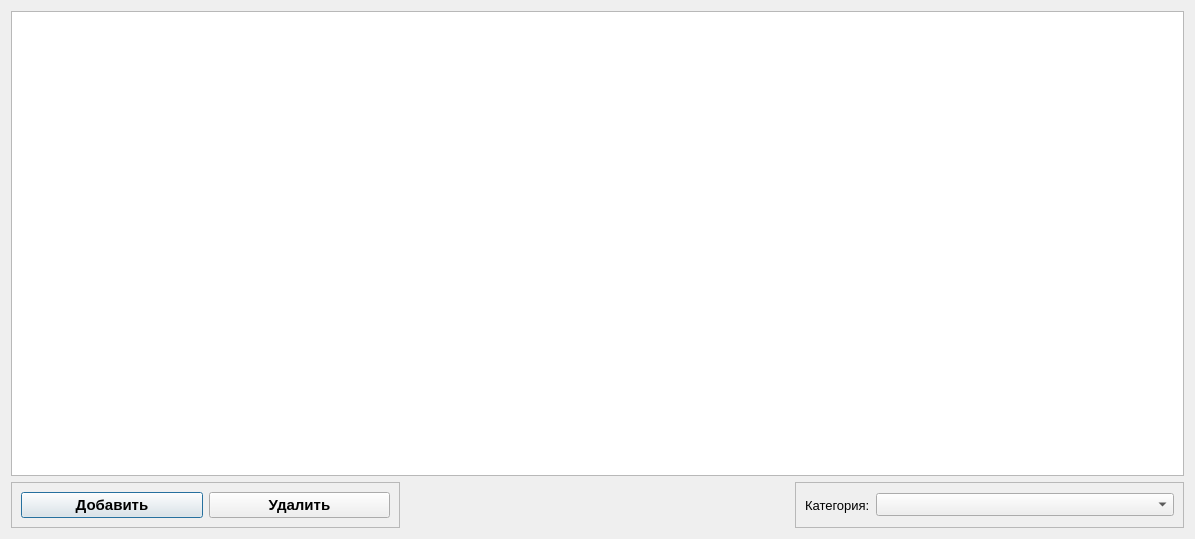
<?xml version="1.0" encoding="UTF-8"?>
<ui version="4.0">
 <class>ProductsDialog</class>
 <widget class="QDialog" name="ProductsDialog">
  <property name="geometry">
   <rect>
    <x>0</x>
    <y>0</y>
    <width>1195</width>
    <height>539</height>
   </rect>
  </property>
  <property name="font">
   <font>
    <pointsize>10</pointsize>
   </font>
  </property>
  <property name="windowTitle">
   <string>Товары в аренду</string>
  </property>
  <layout class="QVBoxLayout" name="verticalLayout">
   <item>
    <widget class="QTableView" name="tableView">
     <property name="font">
      <font>
       <pointsize>10</pointsize>
      </font>
     </property>
     <property name="selectionMode">
      <enum>QAbstractItemView::SelectionMode::SingleSelection</enum>
     </property>
     <property name="selectionBehavior">
      <enum>QAbstractItemView::SelectionBehavior::SelectRows</enum>
     </property>
     <attribute name="verticalHeaderVisible">
      <bool>false</bool>
     </attribute>
    </widget>
   </item>
   <item>
    <layout class="QHBoxLayout" name="horizontalLayout_2">
     <item>
      <widget class="QFrame" name="frame_2">
       <property name="frameShape">
        <enum>QFrame::Shape::StyledPanel</enum>
       </property>
       <property name="frameShadow">
        <enum>QFrame::Shadow::Raised</enum>
       </property>
       <layout class="QHBoxLayout" name="horizontalLayout_3">
        <item>
         <widget class="QPushButton" name="buttonAdd">
          <property name="sizePolicy">
           <sizepolicy hsizetype="Expanding" vsizetype="Fixed">
            <horstretch>0</horstretch>
            <verstretch>0</verstretch>
           </sizepolicy>
          </property>
          <property name="font">
           <font>
            <pointsize>11</pointsize>
            <bold>true</bold>
           </font>
          </property>
          <property name="text">
           <string>Добавить</string>
          </property>
         </widget>
        </item>
        <item>
         <widget class="QPushButton" name="buttonDel">
          <property name="sizePolicy">
           <sizepolicy hsizetype="Expanding" vsizetype="Fixed">
            <horstretch>0</horstretch>
            <verstretch>0</verstretch>
           </sizepolicy>
          </property>
          <property name="font">
           <font>
            <pointsize>11</pointsize>
            <bold>true</bold>
           </font>
          </property>
          <property name="text">
           <string>Удалить</string>
          </property>
         </widget>
        </item>
       </layout>
      </widget>
     </item>
     <item>
      <spacer name="horizontalSpacer">
       <property name="orientation">
        <enum>Qt::Orientation::Horizontal</enum>
       </property>
       <property name="sizeHint" stdset="0">
        <size>
         <width>40</width>
         <height>20</height>
        </size>
       </property>
      </spacer>
     </item>
     <item>
      <widget class="QFrame" name="frame">
       <property name="frameShape">
        <enum>QFrame::Shape::StyledPanel</enum>
       </property>
       <property name="frameShadow">
        <enum>QFrame::Shadow::Raised</enum>
       </property>
       <layout class="QHBoxLayout" name="horizontalLayout">
        <item>
         <widget class="QLabel" name="labelGroup">
          <property name="text">
           <string>Категория:</string>
          </property>
         </widget>
        </item>
        <item>
         <widget class="QComboBox" name="comboBoxGroup">
          <property name="sizePolicy">
           <sizepolicy hsizetype="Expanding" vsizetype="Fixed">
            <horstretch>0</horstretch>
            <verstretch>0</verstretch>
           </sizepolicy>
          </property>
         </widget>
        </item>
       </layout>
      </widget>
     </item>
    </layout>
   </item>
  </layout>
 </widget>
 <resources/>
 <connections/>
</ui>
